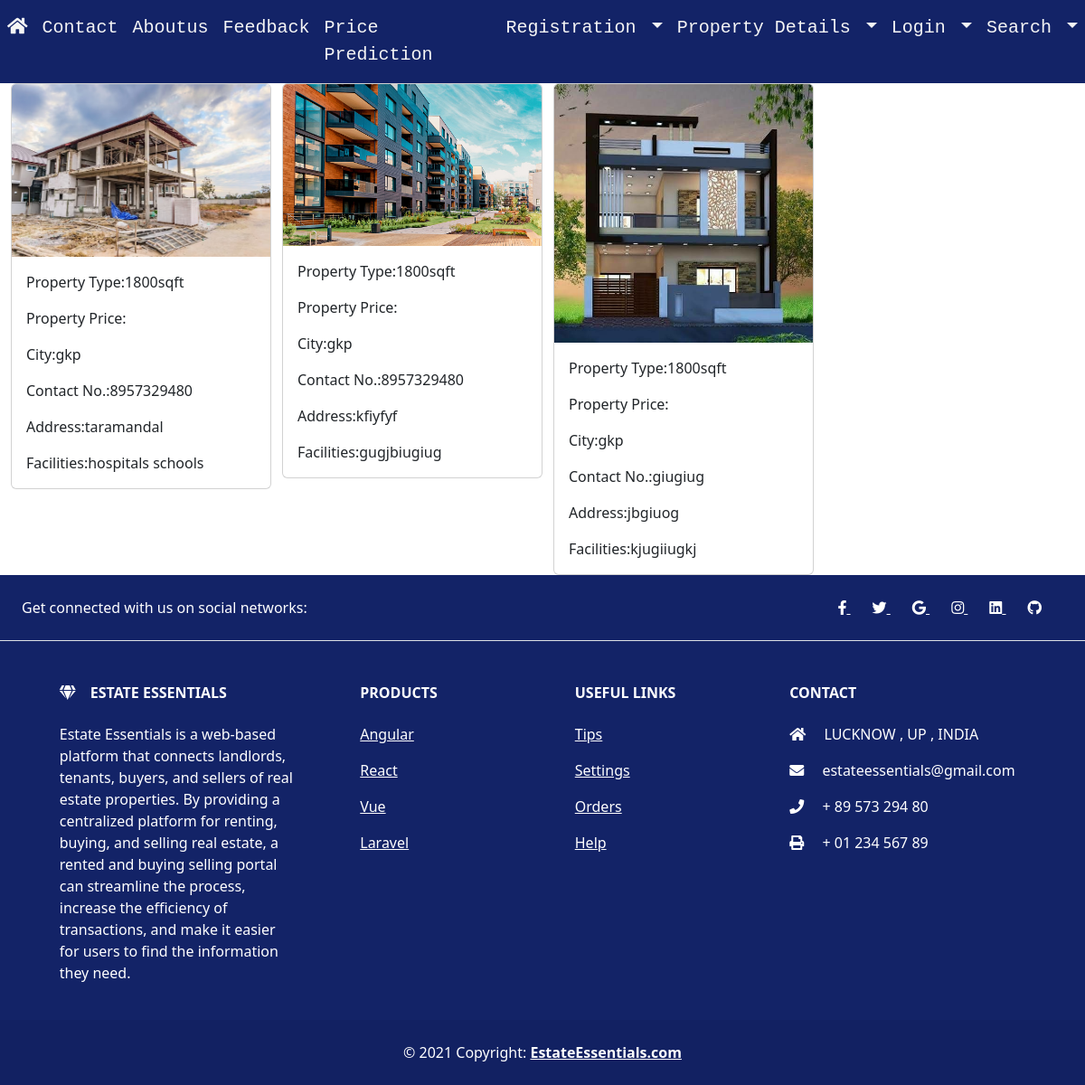
Page /seller_view/ on the committed database.
### ess_app/models.py (models this page shows)
class Seller(models.Model):
    user_id=models.CharField(max_length=45,default=None,null=False)
    property_type=models.CharField(max_length=45,default=None,null=False)
    sell_price=models.CharField(max_length=100,default=None,null=False)
    facilities=models.TextField(null=False)
    city=models.CharField(max_length=100,default=None,null=False)
    address=models.TextField(null=False)
    contact=models.CharField(max_length=100,default=None,null=False)
    picture=models.FileField(max_length=100,upload_to="ess_app/photo",default="")
    date=models.DateField(default=timezone.now)

### ess_app/views.py (the view)
# urls.py: path("seller_view/",views.seller_view,name="seller_view"),
def seller_view(request):
    if request .method =="GET":
        sellerlist=Seller.objects.all()
        context={
                "seller_data":sellerlist
            }
        return render(request,'ess_app/html/seller_view.html',context)

### ess_app/templates/ess_app/html/seller_view.html (shortened to what this page needs)
{%load static%}
<!DOCTYPE html>
<html lang="en">
<head>
    {%include 'ess_app/common/commoncss.html'%}
</head>
<body>
    {%include 'ess_app/common/navbar.html'%}
<div>
    {%for r in seller_data%}
  <div class="card" style="width: 18rem;float: left;margin-left: 1%;">
    <img class="card-img-top" src="/media/{{r.picture}}" alt="Card image cap">
    <div class="card-body">
      <p class="card-text">Property Type:{{r.property_type}}
      <p class="card-text">Property Price:{{r.rent_price}}
      <p class="card-text">City:{{r.city}}
      <p class="card-text">Contact No.:{{r.contact}}
      <p class="card-text">Address:{{r.address}}
      <p class="card-text">Facilities:{{r.facilities}}
  </div>
  </div>
{%endfor%}
</div>
 <div style="clear: both;">
{%include 'ess_app/common/footer.html'%}
 </div>
</body>
</html>

### ess_app/templates/ess_app/common/commoncss.html (shortened to what this page needs)
{%load static%}
<link rel="stylesheet" href="https://cdn.jsdelivr.net/npm/bootstrap@5.3.0-alpha1/dist/css/bootstrap.min.css">
<link rel="stylesheet" href="https://cdnjs.cloudflare.com/ajax/libs/font-awesome/5.9.0/css/all.min.css" />

### ess_app/templates/ess_app/common/navbar.html (shortened to what this page needs)
  <nav class="navbar navbar-expand-lg" style="background-color: rgb(19, 35, 103);">
    <div class="collapse navbar-collapse" id="navbarSupportedContent">
      <ul class="navbar-nav mr-auto">
        <li class="nav-item active">
          <a class="nav-link" href="{{'/'}}"><i class="fa fa-home" aria-hidden="true"></i> <span class="sr-only">(current)</span></a>
        </li>
        <li class="nav-item">
          <a class="nav-link" href="{{'/contactus'}}">Contact</a>
        </li>
        <li class="nav-item">
          <a class="nav-link" href="{{'/aboutus'}}">Aboutus</a>
        </li>
        <li class="nav-item">
          <a class="nav-link" href="{{'/feedback'}}">Feedback</a>
        </li>
        <li class="nav-item">
          <a class="nav-link" href="{{'/predict'}}">Price Prediction</a>
        </li>
        <li class="nav-item dropdown">
          <a class="nav-link dropdown-toggle" href="#" id="navbarDropdown" role="button" data-bs-toggle="dropdown" aria-expanded="false">
            Registration
          </a>
        </li>
        <li class="nav-item dropdown">
          <a class="nav-link dropdown-toggle" href="#" id="navbarDropdown" role="button" data-bs-toggle="dropdown" aria-expanded="false">
            Property Details
          </a>
        </li>
        <li class="nav-item dropdown">
          <a class="nav-link dropdown-toggle" href="#" id="navbarDropdown" role="button" data-bs-toggle="dropdown" aria-expanded="false">
            Login
          </a>
        </li>
        <li class="nav-item dropdown">
          <a class="nav-link dropdown-toggle" href="#" id="navbarDropdown" role="button" data-bs-toggle="dropdown" aria-expanded="false">
            Search
          </a>
        </li>
      </ul>
    </div>
  </nav>

### ess_app/templates/ess_app/common/footer.html
<footer class="text-center text-white" style="background-color:rgb(19, 35, 103);">
    <section class="d-flex justify-content-center justify-content-lg-between p-4 border-bottom">
      <div class="me-5 d-none d-lg-block">
        <span>Get connected with us on social networks:</span>
      </div>
      <div>
        <a href="" class="me-4 text-reset">
          <i class="fab fa-facebook-f"></i>
        </a>
        <a href="" class="me-4 text-reset">
          <i class="fab fa-twitter"></i>
        </a>
        <a href="" class="me-4 text-reset">
          <i class="fab fa-google"></i>
        </a>
        <a href="" class="me-4 text-reset">
          <i class="fab fa-instagram"></i>
        </a>
        <a href="" class="me-4 text-reset">
          <i class="fab fa-linkedin"></i>
        </a>
        <a href="" class="me-4 text-reset">
          <i class="fab fa-github"></i>
        </a>
      </div>
    </section>
    <section class="">
      <div class="container text-center text-md-start mt-5">
        <div class="row mt-3">
          <div class="col-md-3 col-lg-4 col-xl-3 mx-auto mb-4">
            <h6 class="text-uppercase fw-bold mb-4">
              <i class="fas fa-gem me-3"></i>ESTATE ESSENTIALS
            </h6>
            <p>
              Estate Essentials is a web-based platform that connects landlords, tenants, buyers, and sellers of real estate properties. By providing a centralized platform for renting, buying, and selling real estate, a rented and buying selling portal can streamline the process, increase the efficiency of transactions, and make it easier for users to find the information they need.
            </p>
          </div>
          <div class="col-md-2 col-lg-2 col-xl-2 mx-auto mb-4">
            <h6 class="text-uppercase fw-bold mb-4">
              Products
            </h6>
            <p>
              <a href="#!" class="text-reset">Angular</a>
            </p>
            <p>
              <a href="#!" class="text-reset">React</a>
            </p>
            <p>
              <a href="#!" class="text-reset">Vue</a>
            </p>
            <p>
              <a href="#!" class="text-reset">Laravel</a>
            </p>
          </div>
          <div class="col-md-3 col-lg-2 col-xl-2 mx-auto mb-4">
            <h6 class="text-uppercase fw-bold mb-4">
              Useful links
            </h6>
            <p>
              <a href="#tip_div" class="text-reset">Tips</a>
            </p>
            <p>
              <a href="#!" class="text-reset">Settings</a>
            </p>
            <p>
              <a href="#!" class="text-reset">Orders</a>
            </p>
            <p>
              <a href="#!" class="text-reset">Help</a>
            </p>
          </div>
          <div class="col-md-4 col-lg-3 col-xl-3 mx-auto mb-md-0 mb-4">
            <h6 class="text-uppercase fw-bold mb-4">Contact</h6>
            <p><i class="fas fa-home me-3"></i> LUCKNOW , UP , INDIA </p>
            <p>
              <i class="fas fa-envelope me-3"></i>
              estateessentials@gmail.com
            </p>
            <p><i class="fas fa-phone me-3"></i> + 89 573 294 80</p>
            <p><i class="fas fa-print me-3"></i> + 01 234 567 89</p>
          </div>
        </div>
      </div>
    </section>
    <div class="text-center p-4" style="background-color: rgba(0, 0, 0, 0.05);">
      © 2021 Copyright:
      <a class="text-reset fw-bold" href="#">EstateEssentials.com</a>
    </div>
  </footer>

### ess_app/templates/ess_app/common/navbar.html (style rules this page uses)
.nav-link { color:whitesmoke !important; font-family: monospace; font-size: 20px; }

### rows in the picture
Seller: picture (picture), property_type "1800sqft", city "gkp", contact "8957329480", address "taramandal", facilities "hospitals schools"
Seller: picture (picture), property_type "1800sqft", city "gkp", contact "8957329480", address "kfiyfyf", facilities "gugjbiugiug"
Seller: picture (picture), property_type "1800sqft", city "gkp", contact "giugiug", address "jbgiuog", facilities "kjugiiugkj"
